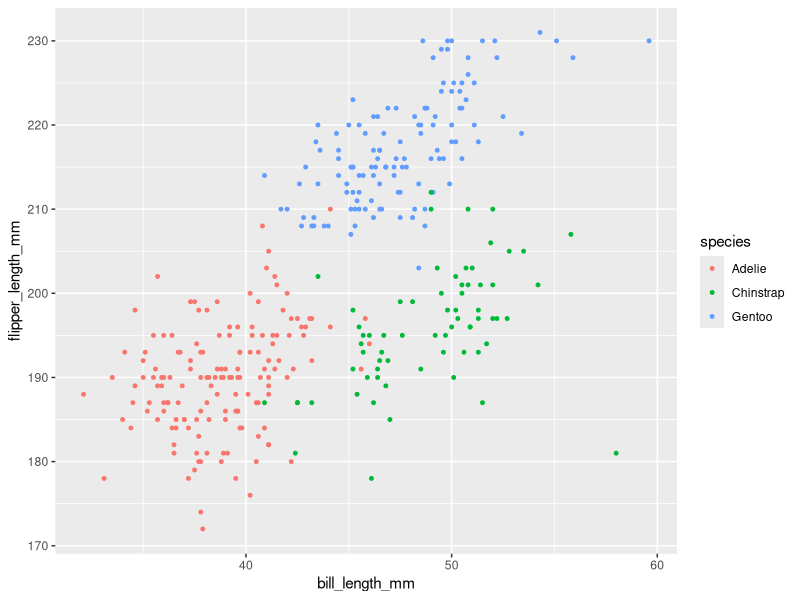
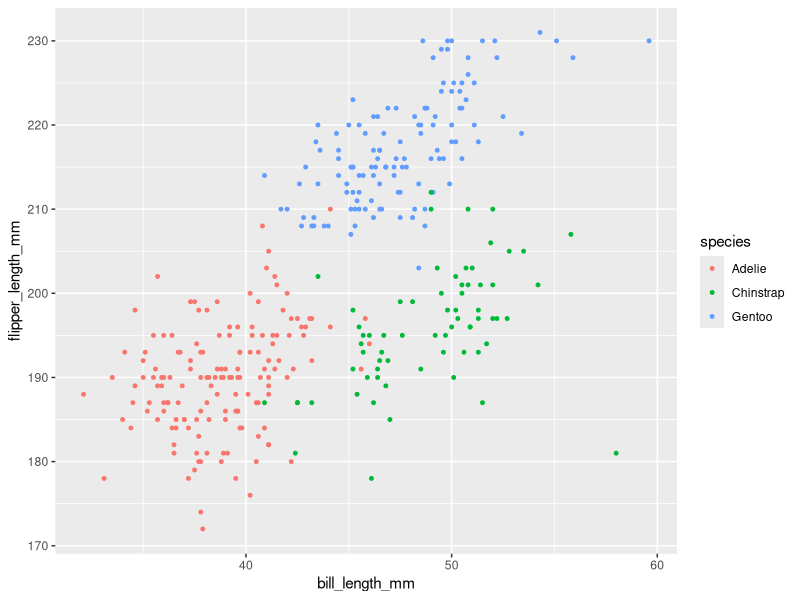

Reproduce these figures in R, in order.
## ---- chunk 1
data("penguins", package = "palmerpenguins")
  head(penguins)
  nrow(penguins)
  ncol(penguins)
  mean(penguins$flipper_length_mm,na.rm = TRUE)
library(ggplot2)
  ggplot(data = penguins, mapping = aes(x = bill_length_mm, y = flipper_length_mm, colour = species)) + geom_point(size = 1)
  ggsave("penguin_flipper_to_bill.png")
## ---- chunk 2
library(tidyverse)
set.seed(1)
hw1_df <- tibble(
  vec_numeric <- rnorm(10),
  vec_logical <- vec_numeric > 0,
  vec_character <- c(1:10),
  vec_factor <- factor(c("aa","bb","cc","aa","bb","cc","aa","bb","cc","aa"))
)
print(hw1_df)
levels(pull(hw1_df,var = -1))

mean_numeric <- mean(pull(hw1_df,var = 1))  
  mean_numeric
mean_logical <- mean(pull(hw1_df,var = 2))
  mean_logical
mean_character <- mean(pull(hw1_df,var = -2))
  mean_character
mean_factor <- mean(pull(hw1_df,var = -1))
  mean_factor
